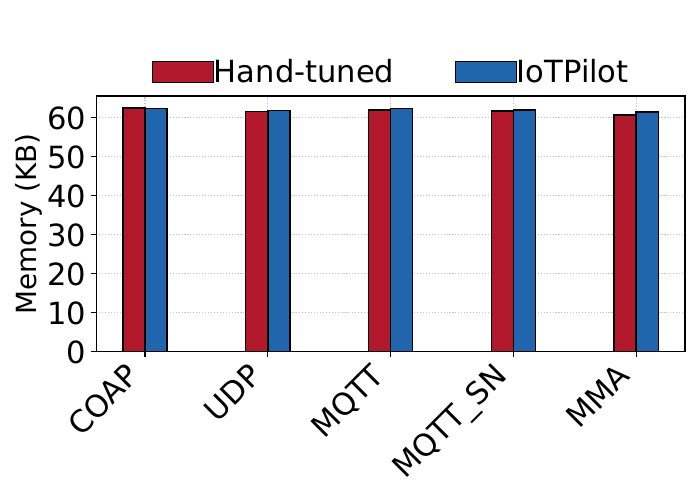

This chart was generated by the following Python code:
import matplotlib.pyplot as plt
import numpy as np

hand_tuned = [62492, 61632, 62012, 61784, 60768] 
iotpilot = [62384, 61872, 62468, 62024, 61468] 
for i in range(len(hand_tuned)):
    hand_tuned[i] = hand_tuned[i] / 1000
    iotpilot[i] = iotpilot[i] / 1000

datasets = [
"COAP",
"UDP",
"MQTT",
"MQTT_SN",
"MMA"
]
color = ["#B2182B", "#2166AC", "#92C5DE", "#F4A582"]
xticks = np.arange(len(datasets))
width = 0.18

plt.rcParams['pdf.fonttype'] = 42 
fig, ax = plt.subplots(figsize=(7, 5), dpi=1000)
ax.grid(axis="both", linestyle='dotted', zorder=0)

ax.bar(xticks - 0.5* width, hand_tuned, width=width, label="Hand-tuned", color=color[0], alpha=1, zorder=15, linewidth=1, edgecolor='black')
ax.bar(xticks + 0.5* width, iotpilot, width=width, label="IoTPilot", color=color[1], alpha=1, zorder=15, linewidth=1, edgecolor='black')
plt.ylabel('Memory (KB)', fontsize=20)

plt.xticks(fontsize=22)
plt.yticks(fontsize=22)
plt.legend(loc='upper center', ncol=2, fontsize=22, bbox_to_anchor=(0.5, 1.25), frameon=False, handletextpad=0.01)
ax.set_xticks(xticks, datasets, rotation=45, fontsize=22, ha='right')

plt.grid(True, alpha=0.7)

plt.tight_layout() 
plt.savefig('memory.pdf')
